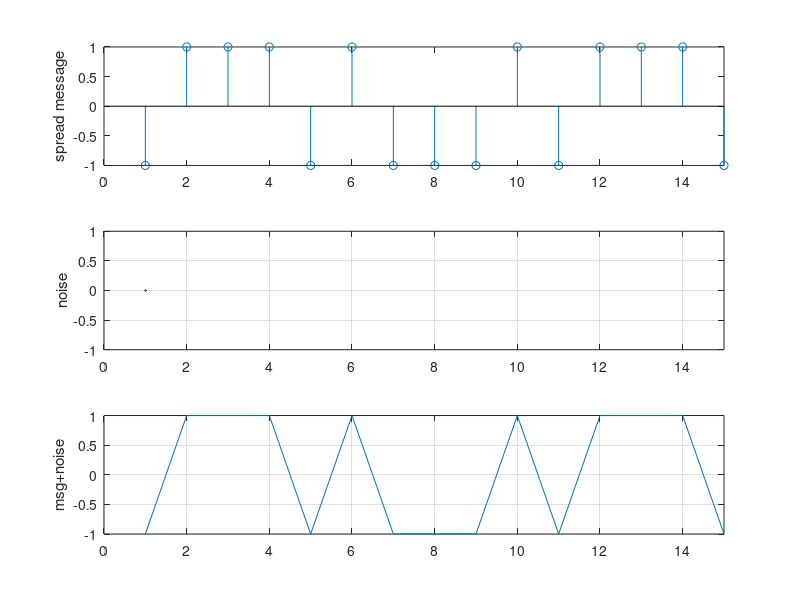
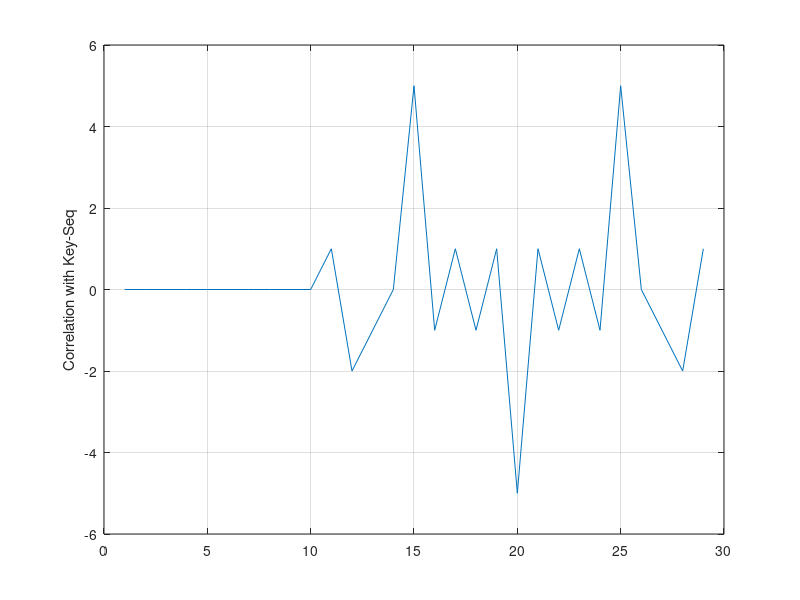
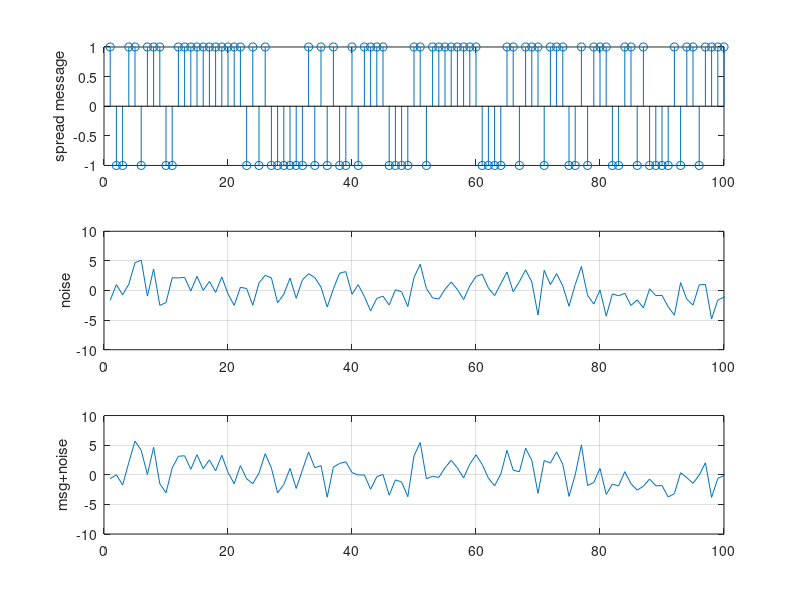
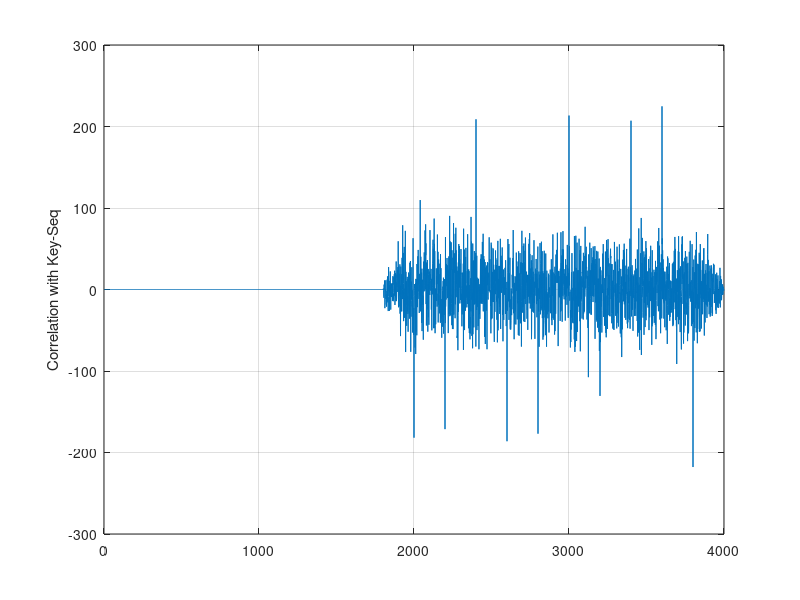

Reproduce these figures in MATLAB, in order.
% CDMA Principle: short binary message spread with a key-sequence (spreading code)
% Objective: retrieve & differentiate each message below noise floor
% ==============================

% STEP-1 : Short message & sequence, checking spreading principle
% STEP-2 : Longer message & sequence + noise
% STEP-3 : Several spread-messages + noise

%% STEP-1 : Short message & sequence, checking spreading principle
clear all, close all, clc;

% PARAMETERS
N_msg = 3;      
N_seq = 5;     

% DEFINITIONS
msg = sign(randn(1,N_msg))
spread_seq = sign(randn(1,N_seq))

% Spreading the message means: each message bit sets the polarity of the spread sequence
spread_matrix = msg'*spread_seq 

% Reshape is taking the elements column-by-column,
% so needed to transpose spread_matrix before reshaping
% because the spread values were in the lines
signal = reshape(spread_matrix',[1,N_msg*N_seq])
noise = 0; % start without noise
spn = signal + noise;

MaxID = N_msg*N_seq;    % Max-Id for plot of message + noise
figure()
subplot(311),stem(signal),xlim([0 MaxID]),ylabel('spread message')
subplot(312),plot(noise),xlim([0 MaxID]),grid on,ylabel('noise')
subplot(313),plot(spn),xlim([0 MaxID]),grid on,ylabel('msg+noise')

% Calculate Correlation with spread-sequence
Rm_seq = xcorr(spn,spread_seq);

figure(),plot(Rm_seq),grid on, ylabel('Correlation with Key-Seq')

%% STEP-2 : Longer message & sequence + noise
clear all, close all, clc;

% PARAMETERS
N_msg = 10;      
N_seq = 200;   

% DEFINITIONS
msg = sign(randn(1,N_msg));
spread_seq = sign(randn(1,N_seq));

% Spread message with key-sequence
spread_matrix = msg'*spread_seq ;

% Form signal-vector plus add noise
signal = reshape(spread_matrix',[1,N_msg*N_seq]);
noise = 2*randn(1,N_msg*N_seq);
spn = signal + noise;

MaxID = 100;    % Max-Id for plot of message + noise
figure()
subplot(311),stem(signal),xlim([0 MaxID]),ylabel('spread message')
subplot(312),plot(noise),xlim([0 MaxID]),grid on,ylabel('noise')
subplot(313),plot(spn),xlim([0 MaxID]),grid on,ylabel('msg+noise')

% Calculate Correlation with spread-sequence
Rm_seq = xcorr(spn,spread_seq);

figure(),plot(Rm_seq),grid on, ylabel('Correlation with Key-Seq')


%% STEP-3 : Several spread-messages + noise
clear all, close all, clc;

% PARAMETERS
N_msg = 10;      
N_seq = 2^12;   

% DEFINITIONS
msg1 = sign(randn(1,N_msg));
msg2 = sign(randn(1,N_msg));

spread_seq1 = sign(randn(1,N_seq));
spread_seq2 = sign(randn(1,N_seq));

% check how uncorrelated are the spreading sequences
% more about this on chapter-2
Ortho12 = sum(spread_seq1.*spread_seq2)

% Each message is spread by a different key-sequence
% then spread-messages are added up
spread_matrix = msg1'*spread_seq1 + msg2'*spread_seq2 ;

% Form signal-vector plus add noise
signal = reshape(spread_matrix',[1,N_msg*N_seq]);
noise = 10*randn(1,N_msg*N_seq);
spn = signal + noise;

MaxID = 100;    % Max-Id for plot of message + noise

figure()
subplot(311),stem(signal),xlim([0 MaxID]),ylabel('Sum(spread-msgs)')
subplot(312),plot(noise),xlim([0 MaxID]),grid on,ylabel('noise')
subplot(313),plot(spn),xlim([0 MaxID]),grid on,ylabel('msgs+noise')

Rm1_seq = xcorr(spn,spread_seq1);
Rm2_seq = xcorr(spn,spread_seq2);

figure()
subplot(211),plot(Rm1_seq),grid on, ylabel('Xcor Seq-1')
subplot(212),plot(Rm2_seq),grid on, ylabel('Xcor Seq-2')
